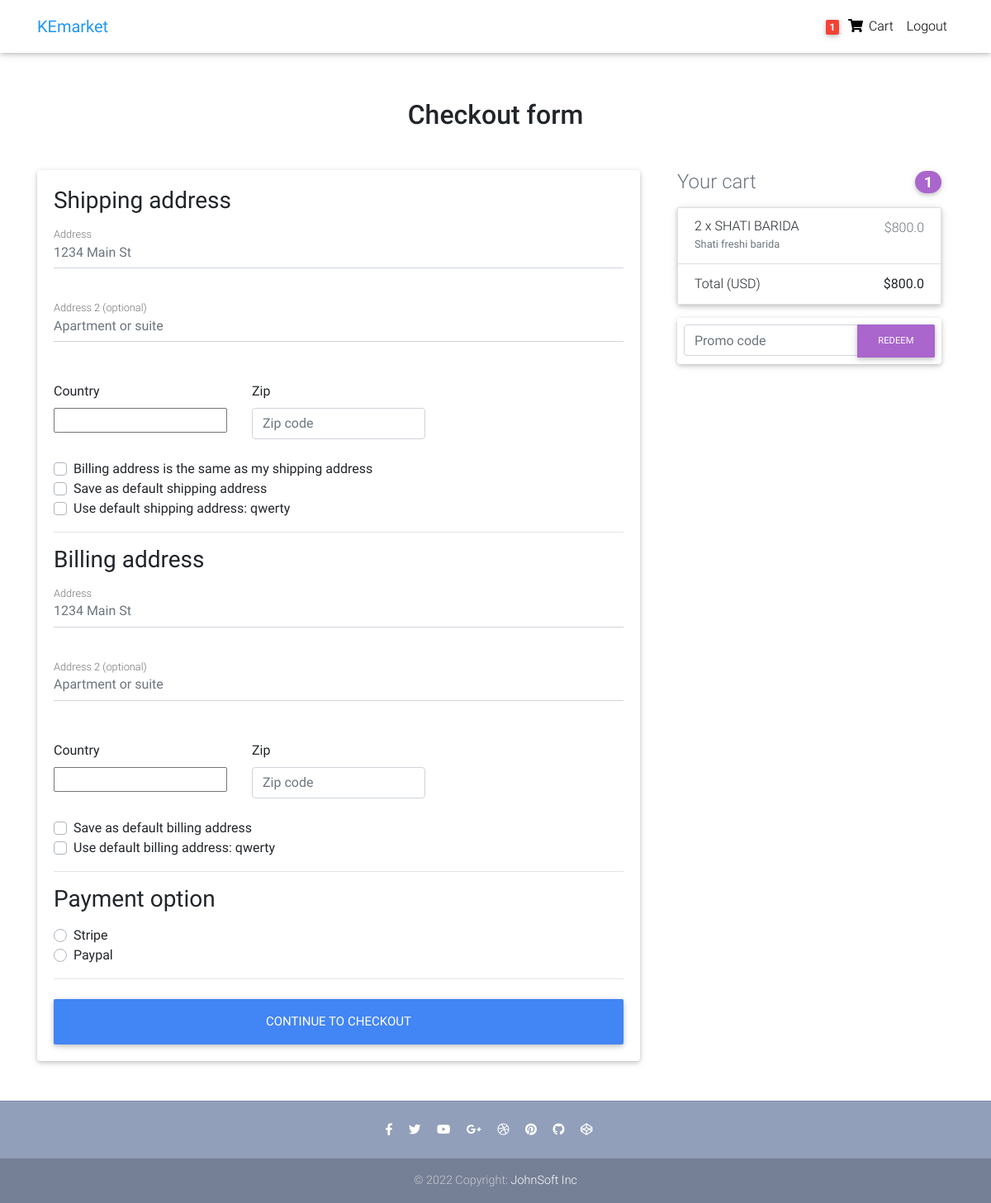
Before: /checkout/ (signed in) with the older database file.
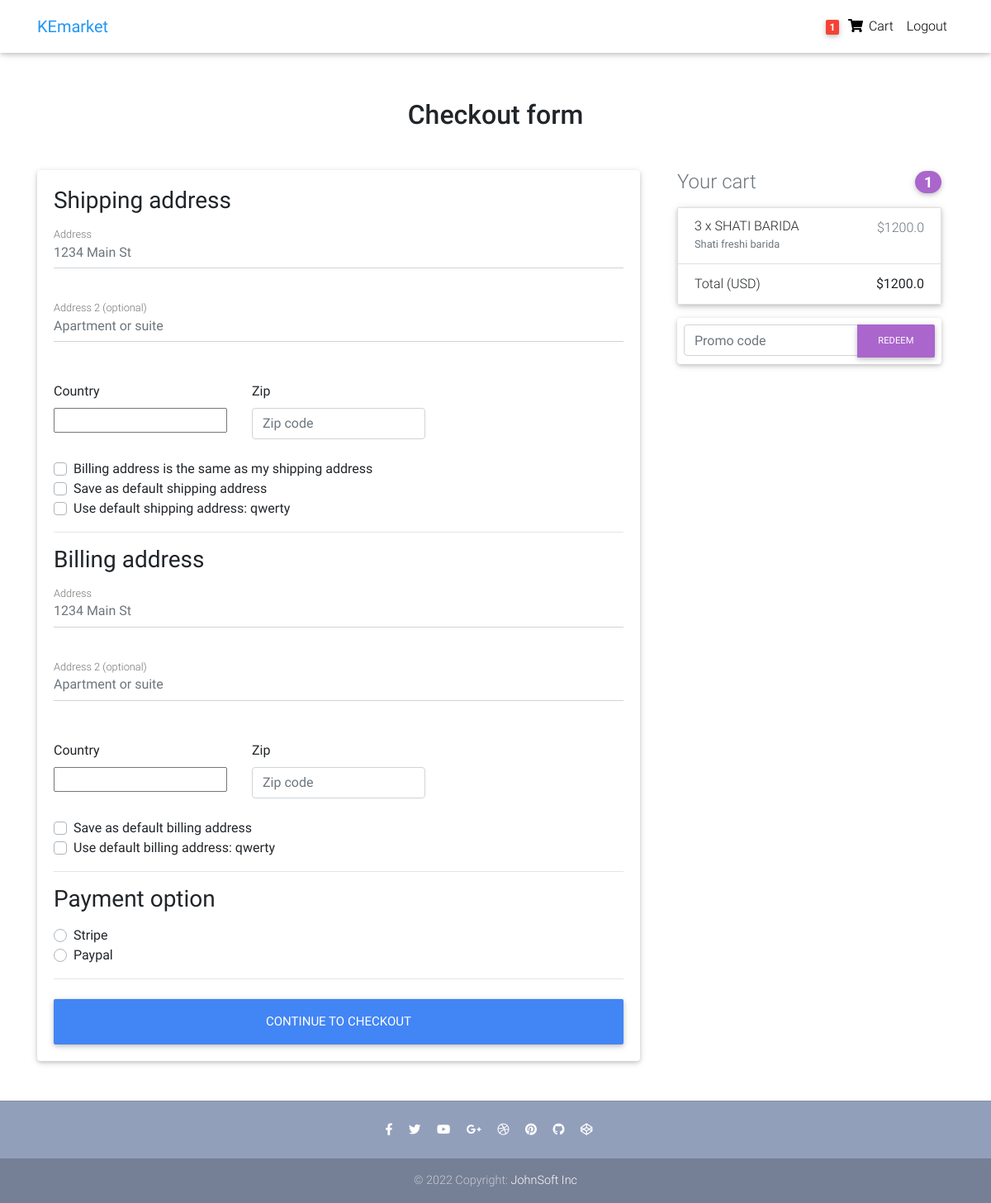
After: the same page with the newer database file.
### core/models.py (models this page shows, shortened)
class OrderItem(models.Model):
    user = models.ForeignKey(
        settings.AUTH_USER_MODEL, on_delete=models.CASCADE)
    ordered = models.BooleanField(default=False)
    item = models.ForeignKey(Item, on_delete=models.CASCADE)
    quantity = models.IntegerField(default=1)
    def get_total_item_price(self):
        return self.quantity * self.item.price
    def get_final_price(self):
        if self.item.discount_price:
            return self.get_total_item_discount_price()
        return self.get_total_item_price()

class Item(models.Model):
    title = models.CharField(max_length=100)
    price = models.FloatField()
    discount_price = models.FloatField(blank=True, null=True)
    category = models.CharField(choices=CATEGORY_CHOICES, max_length=2)
    label = models.CharField(choices=LABEL_CHOICES, max_length=2)
    slug = models.SlugField()
    description = models.TextField()
    image = models.ImageField()

class Order(models.Model):
    user = models.ForeignKey(
        settings.AUTH_USER_MODEL, on_delete=models.CASCADE)
    ref_code = models.CharField(max_length=20, blank=True, null=True)
    items = models.ManyToManyField(OrderItem)
    start_date = models.DateTimeField(auto_now_add=True)
    ordered_date = models.DateTimeField()
    ordered = models.BooleanField(default=False)
    billing_address = models.ForeignKey(
        'Address', related_name='billing_address', on_delete=models.SET_NULL, blank=True, null=True)
    shipping_address = models.ForeignKey(
        'Address', related_name='shipping_address', on_delete=models.SET_NULL, blank=True, null=True)
    payment = models.ForeignKey(
        'Payment', on_delete=models.SET_NULL, blank=True, null=True)
    coupon = models.ForeignKey(
        'Coupon', on_delete=models.SET_NULL, blank=True, null=True)
    being_delivered = models.BooleanField(default=False)
    received = models.BooleanField(default=False)
    refund_requested = models.BooleanField(default=False)
    refund_granted = models.BooleanField(default=False)
    '''
    Process flow:
    1. Adding item to the cart.
    2. Checkout - adding a billing address. (check for failed checkouts)
    3. Payment.
    (Preprocessing, processing, packaging etc)
    4. Track if order is being delivered.
    5. Track if order has been received.
    6. Refunds.
    '''
    def get_total_price(self):
        total = 0
        for order_item in self.items.all():
            total+=order_item.get_final_price()
        if self.coupon:
            total-=self.coupon.amount
        return total

### core/views.py (the view, shortened to what this page needs)
# urls.py: path('checkout/', CheckoutView.as_view(), name='checkout'),
class CheckoutView(View):
    def get(self, *args, **kwargs):
        try:
            order = Order.objects.get(user=self.request.user, ordered=False)
            form = CheckOutForm()
            context = {
                'form': form,
                'couponform': CouponForm(),
                'order': order,
                'DISPLAY_COUPON_FORM': True
            }
            shipping_address_qs = Address.objects.filter(
                user=self.request.user,
                address_type='S',
                default=True
            )
            if shipping_address_qs.exists():
                context.update(
                    {'default_shipping_address': shipping_address_qs[0]}
                )
            billing_address_qs = Address.objects.filter(
                user=self.request.user,
                address_type='B',
                default=True
            )
            if billing_address_qs.exists():
                context.update(
                    {'default_billing_address': billing_address_qs[0]}
                )
            return render(self.request, "checkout-page.html", context)
        except ObjectDoesNotExist:
            messages.info(request, "You do not have an active order.")
            return redirect("core:checkout")

### core/forms.py
class CheckOutForm(forms.Form):
    shipping_address = forms.CharField(required=False)
    shipping_address2 = forms.CharField(required=False)
    shipping_country = CountryField(blank_label='(select country)').formfield(
        required=False,
        widget=CountrySelectWidget(attrs={
        'class': 'custom-select d-block w-100'}))
    shipping_zip = forms.CharField(required=False)
    billing_address = forms.CharField(required=False)
    billing_address2 = forms.CharField(required=False)
    billing_country = CountryField(blank_label='(select country)').formfield(
        required=False,
        widget=CountrySelectWidget(attrs={
        'class': 'custom-select d-block w-100'}))
    billing_zip = forms.CharField(required=False)
    same_billing_address = forms.BooleanField(required=False)
    set_default_shipping = forms.BooleanField(required=False)
    use_default_shipping = forms.BooleanField(required=False)
    set_default_billing = forms.BooleanField(required=False)
    use_default_billing = forms.BooleanField(required=False)
    payment_option = forms.ChoiceField(
        widget=forms.RadioSelect(), choices=PAYMENT_CHOICES)

### templates/checkout-page.html (shortened to what the changed rows need)
{% extends "base.html" %}
{% load crispy_forms_tags %}
{% block content %}
  <main >
    <div class="container wow fadeIn">
      <h2 class="my-5 h2 text-center">Checkout form</h2>
      <div class="row">
        <div class="col-md-4 mb-4">
          {% include "order_snippet.html" %}
        </div>
      </div>
    </div>
  </main>
{% endblock content %}

### templates/order_snippet.html (shortened to what this page needs)
<div class="col-md-12 mb-4">
    <h4 class="d-flex justify-content-between align-items-center mb-3">
    <span class="text-muted">Your cart</span>
    <span class="badge badge-secondary badge-pill">{{ order.items.count }}</span>
    </h4>
    <ul class="list-group mb-3 z-depth-1">
    {% for order_item in order.items.all %}
    <li class="list-group-item d-flex justify-content-between lh-condensed">
        <div>
        <h6 class="my-0">{{ order_item.quantity }} x {{ order_item.item.title}}</h6>
        <small class="text-muted">{{ order_item.item.description}}</small>
        </div>
        <span class="text-muted">${{ order_item.get_final_price }}</span>
    </li>
    {% endfor %}
    <li class="list-group-item d-flex justify-content-between">
        <span>Total (USD)</span>
        <strong>${{ order.get_total_price }}</strong>
    </li>
    </ul>
    {% if DISPLAY_COUPON_FORM %}
    <form class="card p-2" action="{% url 'core:add-coupon' %}" method="POST">
        <div class="input-group">
            {{ couponform.code }}
            <div class="input-group-append">
            <button class="btn btn-secondary btn-md waves-effect m-0" type="submit">Redeem</button>
            </div>
        </div>
    </form>
    {% endif %}
</div>

Changed rows visible on the page:
changed through a linked row, Order: get_total_price "800.0" → "1200.0"
changed OrderItem "SHATI BARIDA": quantity "2" → "3"; get_final_price "800.0" → "1200.0"
